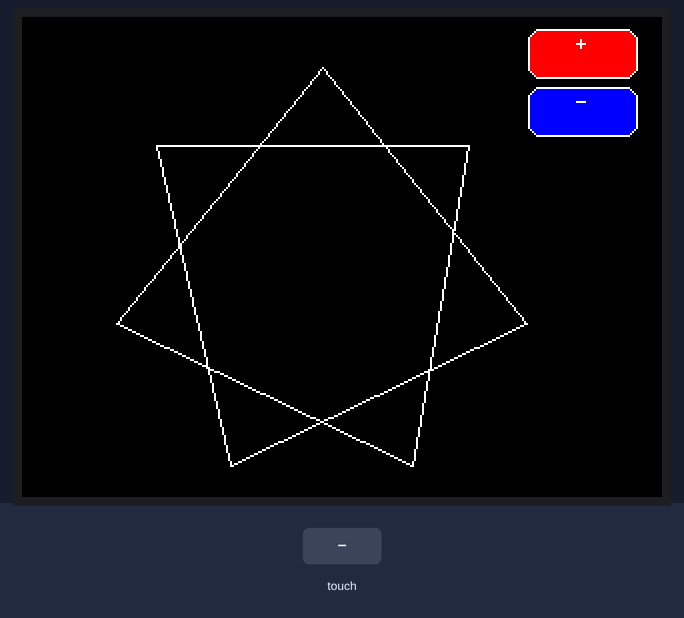
Bench run of a sketch on a simulated ESP32. On the bench: 320×240 colour display. The inputs (shaded band) are chosen by the test bench. Storage starts empty; what the sketch prints to the serial monitor is not drawn.

Above: at 1.5 s.
1.6 s: screen touched at 87 % across, 10 % down
At 1.68 s:
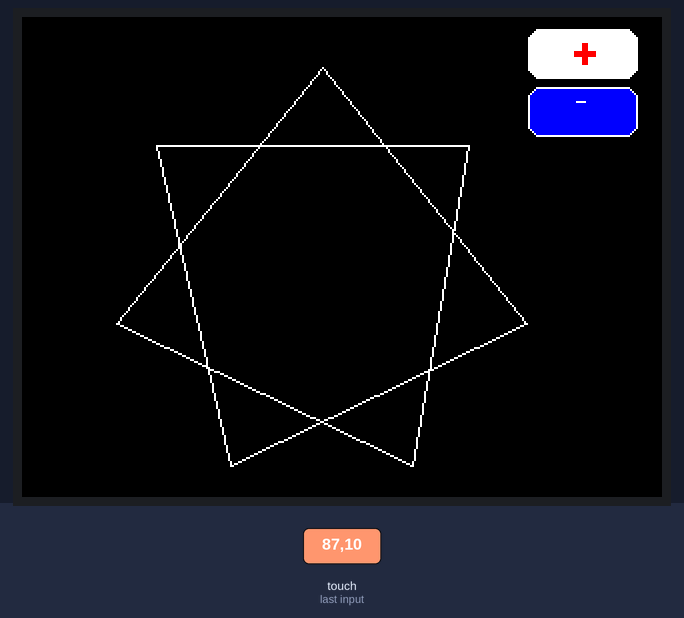
Timing chart, 0 to 4.6 s (numbered marks = the images above; inputs shaded):
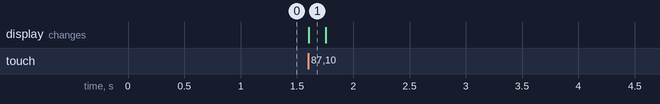

The sketch:

Graph.ino
```cpp
/*
  The TFT_eSPI library incorporates an Adafruit_GFX compatible
  button handling class, this sketch is based on the Arduin-o-phone
  example.

  This example diplays a keypad where numbers can be entered and
  send to the Serial Monitor window.

  The sketch has been tested on the ESP8266 (which supports SPIFFS)

  The minimum screen size is 320 x 240 as that is the keypad size.
*/

// The SPIFFS (FLASH filing system) is used to hold touch screen
// calibration data

#include "FS.h"

#include <SPI.h>
#include <TFT_eSPI.h>      // Hardware-specific library

TFT_eSPI tft = TFT_eSPI(); // Invoke custom library

// This is the file name used to store the calibration data
// You can change this to create new calibration files.
// The SPIFFS file name must start with "/".
#define CALIBRATION_FILE "/TouchCalData1"

// Set REPEAT_CAL to true instead of false to run calibration
// again, otherwise it will only be done once.
// Repeat calibration if you change the screen rotation.
#define REPEAT_CAL true

// Using two fonts since numbers are nice when bold
#define LABEL1_FONT &FreeSansOblique12pt7b // Key label font 1
#define LABEL2_FONT &FreeSansBold12pt7b    // Key label font 2

// Numeric display box size and location
#define DISP_X 1
#define DISP_Y 10
#define DISP_W 238
#define DISP_H 50
#define DISP_TSIZE 3
#define DISP_TCOLOR TFT_CYAN

#define KEY_TEXTSIZE 1

// Create a polygon to be drawn
typedef struct {
  int x;
  int y;
} type_point;


static const type_point polygon[] = {
  {   67,  64},
  {  104, 224},
  {  252, 153},
  {  150,  25},
  {   47, 153},
  {  195, 224},
  {  223,  64},
  {   67,  64},
  {   -1,  -1} };

// Invoke the TFT_eSPI button class and create all the button objects
TFT_eSPI_Button buttonP;
TFT_eSPI_Button buttonM;

// Zoom factor to draw the map
float zoomFactor = 1.0;

//------------------------------------------------------------------------------------------

void setup() {
  // Use serial port
  Serial.begin(9600);

  // Initialise the TFT screen
  tft.init();

  // Set the rotation before we calibrate
  tft.setRotation(1);

  // Calibrate the touch screen and retrieve the scaling factors
  touch_calibrate();

  // Clear the screen
  tft.fillScreen(TFT_BLACK);

  // Draw keypad
  drawScreen();
}

//------------------------------------------------------------------------------------------

void loop(void) {
  uint16_t t_x = 0, t_y = 0; // To store the touch coordinates

  // Pressed will be set true is there is a valid touch on the screen
  boolean pressed = tft.getTouch(&t_x, &t_y);

  // / Check if any key coordinate boxes contain the touch coordinates
  if (pressed && buttonP.contains(t_x, t_y)) {
    buttonP.press(true);  // tell the button it is pressed
  } else {
    buttonP.press(false);  // tell the button it is NOT pressed
  }

  if (pressed && buttonM.contains(t_x, t_y)) {
    buttonM.press(true);  // tell the button it is pressed
  } else {
    buttonM.press(false);  // tell the button it is NOT pressed
  }

  tft.setFreeFont(LABEL2_FONT);
  if (buttonP.justReleased()) buttonP.drawButton();     // draw normal
  if (buttonM.justReleased()) buttonM.drawButton();     // draw normal

  if (buttonP.justPressed()) {
    buttonP.drawButton(true);  // draw invert
    zoomFactor*=1.1;
    Serial.println(zoomFactor);
  }

  if (buttonM.justPressed()) {
    buttonM.drawButton(true);  // draw invert
    zoomFactor/=1.1;
    Serial.println(zoomFactor);
  }

  delay(10); // UI debouncing
}

//------------------------------------------------------------------------------------------

void drawScreen()
{
  int pointIndex=1;
  while (polygon[pointIndex].x != -1) {
     tft.drawLine(polygon[pointIndex-1].x, polygon[pointIndex-1].y, polygon[pointIndex].x, polygon[pointIndex].y, TFT_WHITE);
     pointIndex++;
  }

   buttonP.initButton(&tft, 280, 18, 55, 25, TFT_WHITE, TFT_RED,  TFT_WHITE, "+", KEY_TEXTSIZE);
   buttonP.drawButton();

   buttonM.initButton(&tft, 280, 47, 55, 25, TFT_WHITE, TFT_BLUE, TFT_WHITE, "-", KEY_TEXTSIZE);
   buttonM.drawButton();

}

//------------------------------------------------------------------------------------------

void touch_calibrate()
{
  uint16_t calData[5];
  uint8_t calDataOK = 0;

  // check file system exists
  if (!SPIFFS.begin()) {
    Serial.println("Formating file system");
    SPIFFS.format();
    SPIFFS.begin();
  }

  // check if calibration file exists and size is correct
  if (SPIFFS.exists(CALIBRATION_FILE)) {
    if (REPEAT_CAL)
    {
      // Delete if we want to re-calibrate
      SPIFFS.remove(CALIBRATION_FILE);
    }
    else
    {
      File f = SPIFFS.open(CALIBRATION_FILE, "r");
      if (f) {
        if (f.readBytes((char *)calData, 14) == 14)
          calDataOK = 1;
        f.close();
      }
    }
  }

  if (calDataOK && !REPEAT_CAL) {
    // calibration data valid
    tft.setTouch(calData);
  } else {
    // data not valid so recalibrate
    tft.fillScreen(TFT_BLACK);
    tft.setCursor(20, 0);
    tft.setTextFont(2);
    tft.setTextSize(1);
    tft.setTextColor(TFT_WHITE, TFT_BLACK);

    tft.println("Touch corners as indicated");

    tft.setTextFont(1);
    tft.println();

    if (REPEAT_CAL) {
      tft.setTextColor(TFT_RED, TFT_BLACK);
      tft.println("Set REPEAT_CAL to false to stop this running again!");
    }

    tft.calibrateTouch(calData, TFT_MAGENTA, TFT_BLACK, 15);

    tft.setTextColor(TFT_GREEN, TFT_BLACK);
    tft.println("Calibration complete!");

    // store data
    File f = SPIFFS.open(CALIBRATION_FILE, "w");
    if (f) {
      f.write((const unsigned char *)calData, 14);
      f.close();
    }
  }
}

//------------------------------------------------------------------------------------------

// Print something in the mini status bar
void status(const char *msg) {
  tft.setTextPadding(240);
  //tft.setCursor(STATUS_X, STATUS_Y);
  tft.setTextColor(TFT_WHITE, TFT_DARKGREY);
  tft.setTextFont(0);
  tft.setTextDatum(TC_DATUM);
  tft.setTextSize(1);
  tft.drawString(msg, 10,10);
}

//------------------------------------------------------------------------------------------
```

Measured:
- after the input at 1.6 s, the display: changes at once (image 1)
